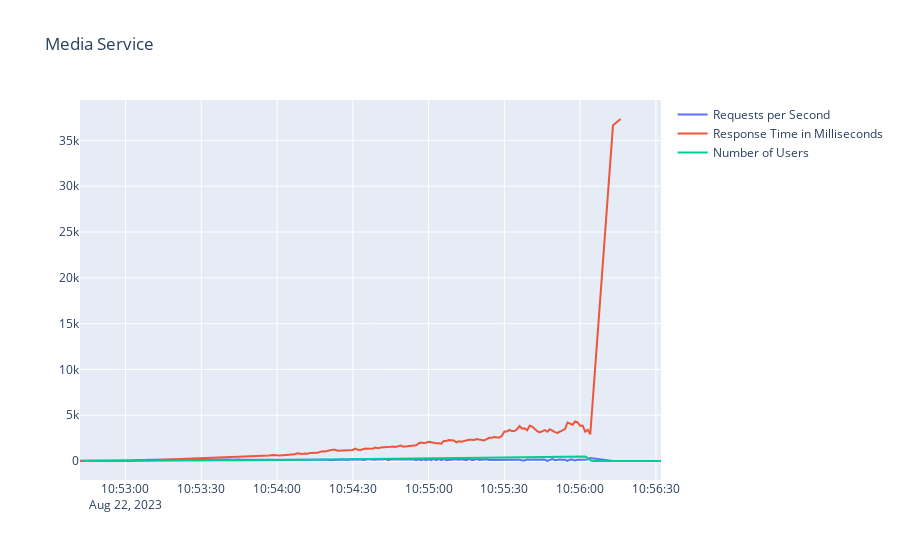

Notebook code cell kept with this figure:
### Code cell
fig = go.Figure()

fig.add_trace(go.Scatter(
x=media_old_http_reqs_grouped['timestamp'], y=media_old_http_reqs_grouped['http_reqs'], name='Requests per Second'))

fig.add_trace(go.Scatter(
x=media_old_waiting_grouped['timestamp'], y=media_old_waiting_grouped['http_req_waiting'], name='Response Time in Milliseconds'))

fig.add_trace(go.Scatter(
x=media_old_vus['timestamp'], y=media_old_vus['vus'], name='Number of Users'))

fig.update_layout(title_text="Media Service")

fig.show()

### Figure 1 — Plotly figure (JSON) as saved in the notebook; plotly's stock layout.template omitted (floating-point values rounded to 4 significant figures; data arrays with more than 128 entries replaced by an {"elided": "..."} marker saying what was removed)
{"data": [{"name": "Requests per Second", "type": "scatter", "x": {"elided": "205 str values"}, "y": {"elided": "205 int values"}}, {"name": "Response Time in Milliseconds", "type": "scatter", "x": {"elided": "205 str values"}, "y": {"elided": "205 float values"}}, {"name": "Number of Users", "type": "scatter", "x": {"elided": "230 str values"}, "y": {"elided": "230 int values"}}], "layout": {"title": {"text": "Media Service"}}}
